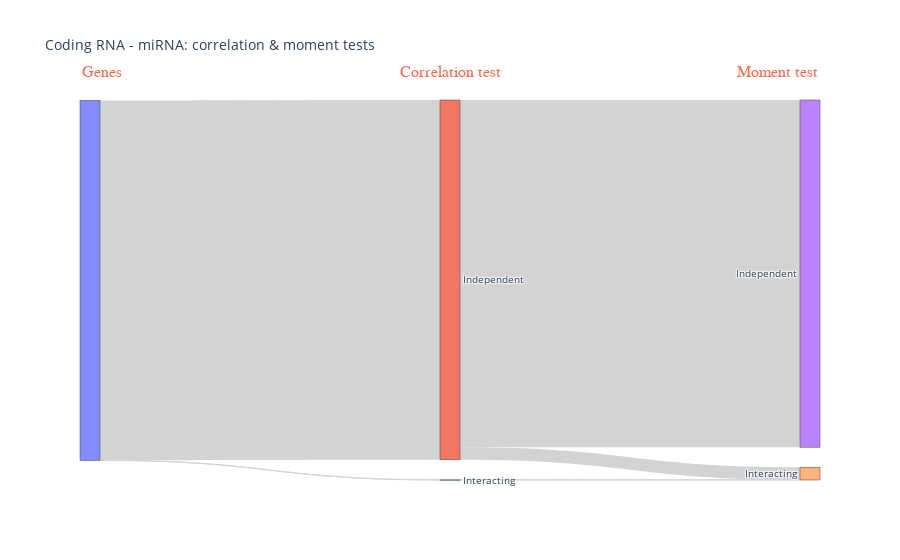

This figure's notebook cell:
### Markdown cell above
### Sankey: correlation & moment tests

### Code cell
sankey_from_df(result_df(correlation_pcRNA_miRNA, moment_pcRNA_miRNA), "Coding RNA - miRNA: correlation & moment tests")

### Figure 1 — Plotly figure (JSON) as saved in the notebook; plotly's stock layout.template omitted (floating-point values rounded to 4 significant figures)
{"data": [{"link": {"color": "lightgrey", "source": [0, 0, 1, 1, 2, 2], "target": [1, 2, 3, 4, 3, 4], "value": [1799, 1, 1736, 63, 0, 1]}, "node": {"label": ["", "Independent", "Interacting", "Independent", "Interacting"]}, "type": "sankey"}], "layout": {"annotations": [{"align": "center", "font": {"color": "tomato", "family": "Courier New, monospace", "size": 16}, "showarrow": false, "text": "Genes", "x": 0, "xref": "paper", "y": 1.1, "yref": "paper"}, {"align": "center", "font": {"color": "tomato", "family": "Courier New, monospace", "size": 16}, "showarrow": false, "text": "Correlation test", "x": 0.5, "xref": "paper", "y": 1.1, "yref": "paper"}, {"align": "center", "font": {"color": "tomato", "family": "Courier New, monospace", "size": 16}, "showarrow": false, "text": "Moment test", "x": 1, "xref": "paper", "y": 1.1, "yref": "paper"}], "font": {"size": 10}, "plot_bgcolor": "rgba(0,0,0,0)", "title": {"text": "Coding RNA - miRNA: correlation & moment tests"}, "xaxis": {"showgrid": false, "visible": false, "zeroline": false}, "yaxis": {"showgrid": false, "visible": false, "zeroline": false}}}
